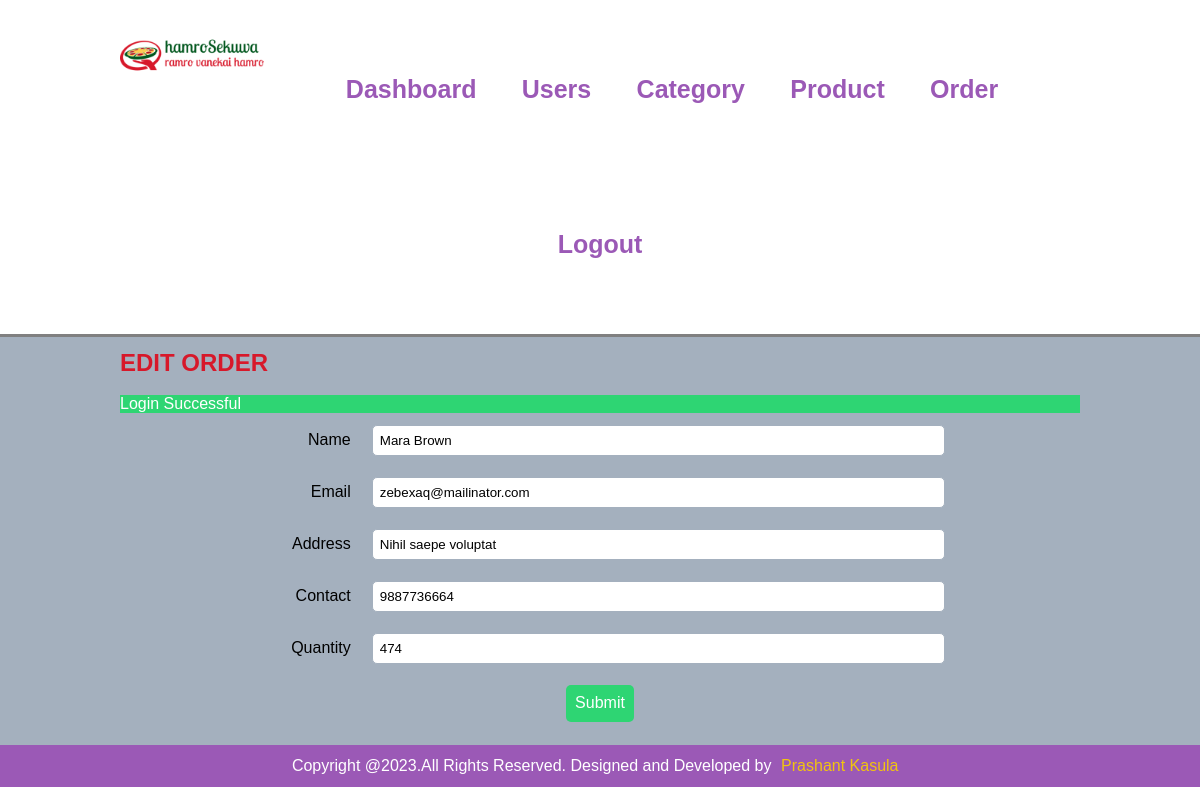
/admin/edit-order.php?id=8 (signed in), run on the app's committed database.
### tables this page shows
CREATE TABLE `orders` (
  `id` int(10) UNSIGNED NOT NULL,
  `product_id` int(10) UNSIGNED NOT NULL,
  `price` decimal(10,2) NOT NULL,
  `quantity` int(11) NOT NULL,
  `total` decimal(10,2) NOT NULL,
  `customer_name` varchar(100) NOT NULL,
  `customer_address` varchar(150) NOT NULL,
  `customer_email` varchar(100) NOT NULL,
  `customer_contact` varchar(15) NOT NULL,
  `customer_feedback` text NOT NULL,
  `order_date` datetime NOT NULL DEFAULT current_timestamp(),
  `product` varchar(255) DEFAULT NULL
);

### admin/edit-order.php (the view, shortened to what this page needs)
<?php include('common/header.php') ?>
    <section class="content">
        <div class="wrapper">
             <h1 class="heading">EDIT ORDER</h1>
            <br>
            <?php
            $id = $_GET['id'];
            $sql = "SELECT * FROM orders where id='$id'";
            $exec = mysqli_query($conn,$sql);
            $count = mysqli_num_rows($exec);
            if($count == 1){
                while($rows=mysqli_fetch_assoc($exec)){
                    $quantity = $rows['quantity'];
                    $name = $rows['customer_name'];
                    $address = $rows['customer_address'];
                    $email = $rows['customer_email'];
                    $contact = $rows['customer_contact'];
                }
            }
            ?>
                <form method="post" action="" enctype="multipart/form-data">
                <table class="table">
                        <tr>
                            <td class="text-right">Name</td>
                            <td>
                                <input type="text" name="name" value="<?php echo $name; ?>" placeholder="Enter name" id="name" class="form-control">
                            </td>
                        </tr>
                        <tr>
                            <td class="text-right">Email</td>
                            <td>
                                <input type="text" name="email" value="<?php echo $email; ?>" placeholder="Enter email" id="email" class="form-control">
                            </td>
                        </tr>
                        <tr>
                            <td class="text-right">Address</td>
                            <td>
                                <input type="text" name="address" value="<?php echo $address; ?>" placeholder="Enter address" id="address" class="form-control">
                            </td>
                        </tr>
                        <tr>
                            <td class="text-right">Contact</td>
                            <td>
                                <input type="number" min=9000000000 max=9999999999 name="contact" value="<?php echo $contact; ?>" placeholder="Enter contact" id="contact" class="form-control">
                            </td>
                        </tr>
                        <tr>
                            <td class="text-right">Quantity</td>
                            <td>
                                <input type="number" name="quantity" value="<?php echo $quantity; ?>" placeholder="Enter quantity" id="quantity" class="form-control">
                            </td>
                        </tr>
                        <tr>
                            <td colspan="2" class="text-center">
                                <input type="submit" name="submit" id="submit" value="Submit" class="btn btn-primary">
                             </td>
                        </tr>
                    </table>
                </form>
        </div>
    </section>
<?php include('common/footer.php') ?>

### css/admin.css (style rules this page uses)
* { margin: 0; padding: 0; font-family: Arial, Helvetica, sans-serif ; }
.wrapper { width: 80%; margin: 0 auto; padding: 1%; }
.text-center { text-align: center; }
.text-right { text-align: right; }
.content { background-color: #a4b0be; padding-top: 1% 0; }
.heading { color: #d7182a; font-weight: 900; }
.table { width: 100%; }
.table tr td { padding: 1%; }
.btn { padding: 1%; color: white; font-size: 1rem; border-radius: 5px; border: none; }
.btn-primary { background-color: #2ed573; cursor: pointer; }
.form-control { width: 80%; padding: 1%; border-radius: 5px; border: 1px solid #a4b0be; }
.success { color: white; background-color: #2ed573; }

### data on the page
orders: name "Mara Brown", email "zebexaq@mailinator.com", address "Nihil saepe voluptat", contact "9887736664", quantity "474"

### other printed values
$_SESSION['message'] "Login Successful"
